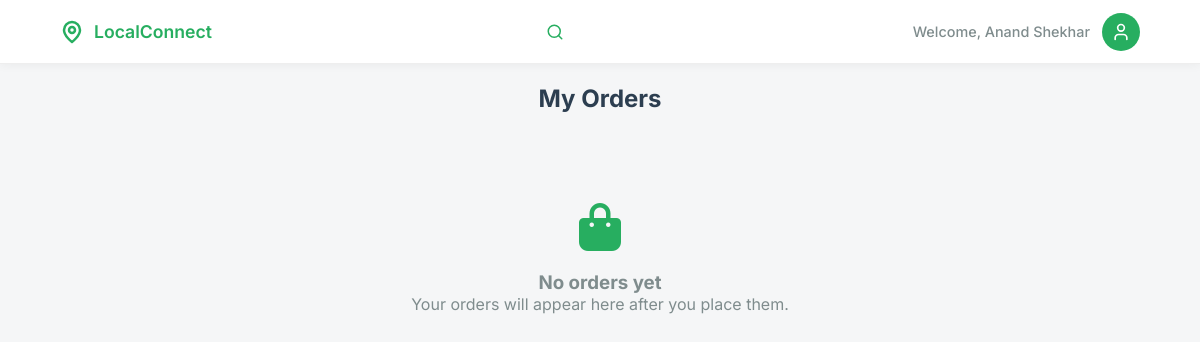
/customer/orders (signed in), run on an earlier commit of the app's database.
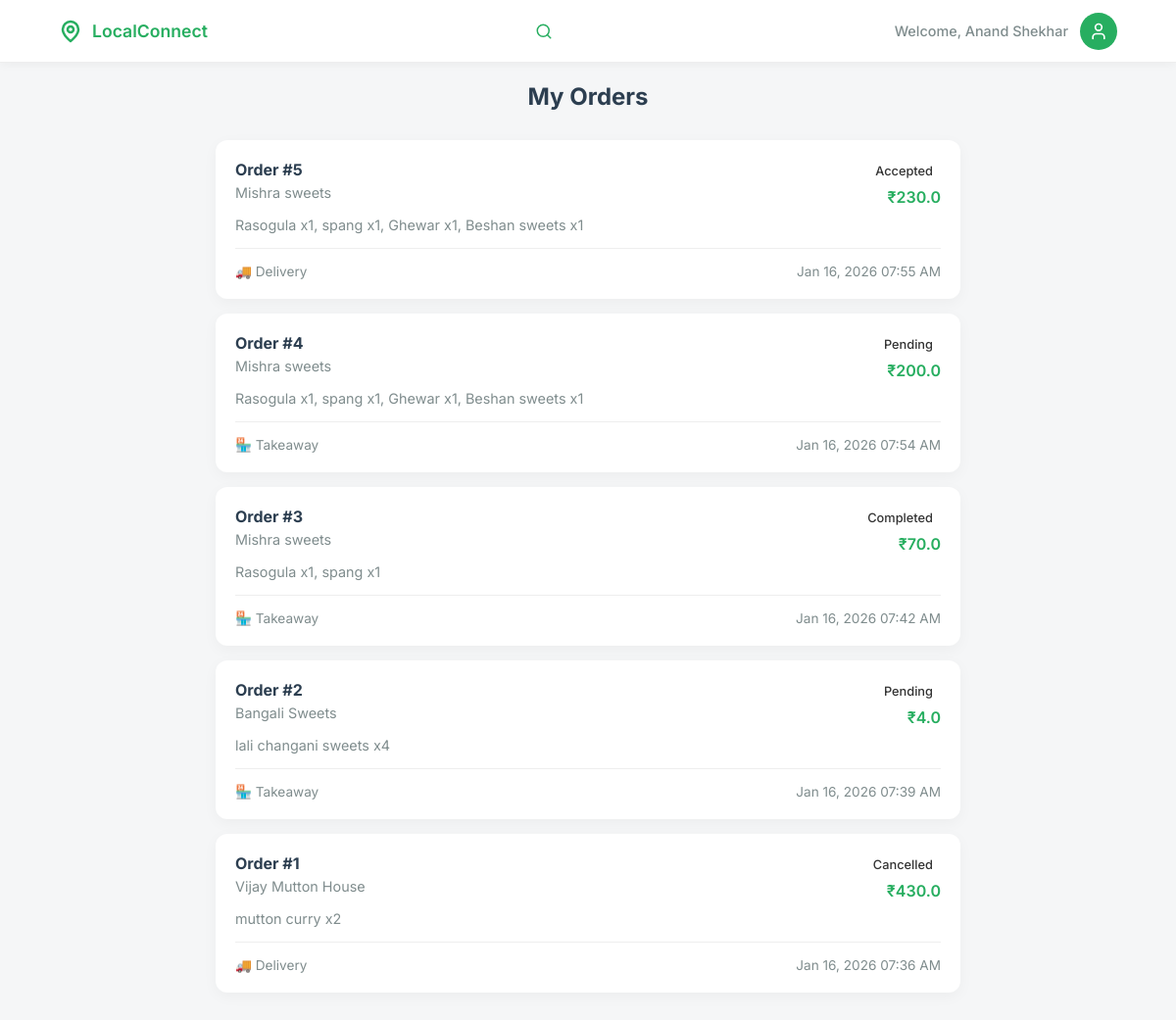
And on a later commit of the database.
### models/models.py (models this page shows, shortened)
class Order(db.Model):
    id = db.Column(db.Integer, primary_key=True)
    customer_id = db.Column(db.Integer, db.ForeignKey('customer.id'), nullable=False)
    vendor_id = db.Column(db.Integer, db.ForeignKey('vendor.id'), nullable=False)
    vendor_name = db.Column(db.String(100), nullable=False)
    customer_name = db.Column(db.String(100))
    customer_phone = db.Column(db.String(20))
    items = db.Column(db.Text, nullable=False)
    items_summary = db.Column(db.String(500))
    delivery_type = db.Column(db.String(20), nullable=False)
    payment_type = db.Column(db.String(20), nullable=False)
    total = db.Column(db.Float, nullable=False)
    status = db.Column(db.String(20), default='Pending')
    order_type = db.Column(db.String(20))
    customer_suggestion = db.Column(db.Text)
    rejection_reason = db.Column(db.Text)
    created_at = db.Column(db.DateTime, default=datetime.utcnow)
    review_rating = db.Column(db.Integer)
    review_comment = db.Column(db.Text)
    review_date = db.Column(db.DateTime)
    def get_items(self):
        return json.loads(self.items)

### app.py (the view)
@app.route('/customer/orders')
@customer_required
def customer_orders():
    user_id = session.get('user_id')
    orders_query = Order.query.filter_by(customer_id=user_id).order_by(Order.created_at.desc()).all()
    orders = [{
        'id': o.id,
        'vendor_name': o.vendor_name,
        'items': o.items,
        'delivery_type': o.delivery_type,
        'payment_type': o.payment_type,
        'total': o.total,
        'status': o.status,
        'created_at': o.created_at.isoformat(),
        'review_rating': o.review_rating,
        'review_comment': o.review_comment
    } for o in orders_query]
    return render_template('customer/orders.html', user_name=session.get('user_name'), user_id=user_id, orders=orders, orders_query=orders_query)

### app.py (called while the page is built)
def customer_required(f):
    @wraps(f)
    def decorated_function(*args, **kwargs):
        if 'user_id' not in session or session.get('user_role') != 'customer':
            flash('Access denied. Customer login required.', 'error')
            return redirect(url_for('sign_in'))
        return f(*args, **kwargs)
    return decorated_function

### templates/customer/orders.html (shortened to what this page needs)
<!DOCTYPE html>
<html lang="en">
<head>
    <link rel="stylesheet" href="/static/css/customer/base.css">
    <link rel="stylesheet" href="https://cdnjs.cloudflare.com/ajax/libs/font-awesome/6.0.0/css/all.min.css">
    <link rel="stylesheet" href="https://unpkg.com/leaflet@1.9.4/dist/leaflet.css" />
</head>
<body>
    <header class="navbar">
        <div class="nav-container">
            <div class="logo">
                <svg width="24" height="24" viewBox="0 0 24 24" fill="none" stroke="currentColor" stroke-width="2.5" stroke-linecap="round" stroke-linejoin="round">
                    <path d="M20 10c0 6-8 12-8 12s-8-6-8-12a8 8 0 0 1 16 0Z"></path>
                    <circle cx="12" cy="10" r="3"></circle>
                </svg>
                <span>LocalConnect</span>
            </div>
            <div class="search-wrapper" id="searchWrapper">
                <svg class="search-icon" width="18" height="18" viewBox="0 0 24 24" fill="none" stroke="currentColor" stroke-width="2" stroke-linecap="round" stroke-linejoin="round">
                    <circle cx="11" cy="11" r="8"></circle>
                    <line x1="21" y1="21" x2="16.65" y2="16.65"></line>
                </svg>
            </div>
            <div class="user-profile">
                <span class="welcome-text">Welcome, {{ user_name or 'Guest' }}</span>
                <div class="avatar" id="profileIcon">
                    <svg width="20" height="20" viewBox="0 0 24 24" fill="none" stroke="currentColor" stroke-width="2" stroke-linecap="round" stroke-linejoin="round">
                        <path d="M19 21v-2a4 4 0 0 0-4-4H9a4 4 0 0 0-4 4v2"></path>
                        <circle cx="12" cy="7" r="4"></circle>
                    </svg>
                </div>
            </div>
        </div>
    </header>
    <main class="content-wrapper">
        <div class="orders-container">
            <h2 class="page-title">My Orders</h2>
            <div class="orders-list" id="orders-list">
                {% if orders_query %}
                    {% for order in orders_query %}
                    <div class="order-card" onclick="showOrderDetails({{ order.id }})">
                        <div class="order-header">
                            <div class="order-info">
                                <h4>Order #{{ order.id }}</h4>
                                <p class="vendor-name">{{ order.vendor_name }}</p>
                            </div>
                            <div class="order-status">
                                <span class="status-badge {{ order.status }}">{{ order.status.replace('_', ' ').title() }}</span>
                                <span class="order-total">₹{{ order.total }}</span>
                            </div>
                        </div>
                        <div class="order-items">
                            <p>{% for item in order.get_items() %}{{ item.name }} x{{ item.qty }}{% if not loop.last %}, {% endif %}{% endfor %}</p>
                        </div>
                        <div class="order-meta">
                            <span class="order-type">{{ '🚚 Delivery' if order.delivery_type == 'delivery' else '🏪 Takeaway' }}</span>
                            <span class="order-date">{{ order.created_at.strftime('%b %d, %Y %I:%M %p') }}</span>
                        </div>
                    </div>
                    {% endfor %}
                {% else %}
                    <div style="text-align:center;padding:60px 20px;color:#7f8c8d;">
                        <i class="fa-solid fa-shopping-bag" style="font-size:48px;margin-bottom:20px;color:#27ae60;"></i>
                        <h3>No orders yet</h3>
                        <p>Your orders will appear here after you place them.</p>
                    </div>
                {% endif %}
            </div>
        </div>
    </main>
</body>
</html>

### static/css/customer/base.css (style rules this page uses)
:root { --bg-color: #f5f6f7; --primary-green: #27ae60; --dark-green: #219150; --text-main: #333; --text-dark: #2c3e50; --text-gray: #7f8c8d; --text-light: #7f8c8d; --card-shadow: 0 4px 15px rgba(0,0,0,0.04); --border-radius: 18px; --bg-light: #f5f7f8; --bg-gray: #f5f7f8; }
* { margin: 0; padding: 0; box-sizing: border-box; transition: all 0.3s cubic-bezier(0.25, 0.8, 0.25, 1); }
body { font-family: 'Inter', sans-serif; background-color: var(--bg-color); color: var(--text-main); overflow-x: hidden; }
.navbar { background: white; height: 64px; display: flex; align-items: center; padding: 0 5%; box-shadow: 0 1px 10px rgba(0,0,0,0.05); position: sticky; top: 0; z-index: 1000; border-bottom: 1px solid #eee; }
.nav-container { width: 100%; max-width: 1200px; margin: 0 auto; display: flex; justify-content: space-between; align-items: center; gap: 15px; }
.logo { display: flex; align-items: center; gap: 10px; color: var(--primary-green); font-weight: 600; font-size: 1.1rem; cursor: pointer; }
.search-wrapper { position: relative; width: 400px; flex: 1; max-width: 450px; transition: all 0.3s ease; }
.search-wrapper.collapsed { width: 40px; max-width: 40px; }
.search-icon { position: absolute; right: 18px; top: 50%; transform: translateY(-50%); color: var(--primary-green); cursor: pointer; }
.user-profile { display: flex; align-items: center; gap: 12px; position: relative; }
.welcome-text { font-size: 0.9rem; color: var(--text-gray); font-weight: 500; }
.avatar { width: 38px; height: 38px; background: var(--primary-green); border-radius: 50%; display: flex; align-items: center; justify-content: center; color: white; font-weight: 600; cursor: pointer; transition: all 0.3s ease; }
.orders-container { max-width: 800px; margin: 0 auto; padding: 20px; }
.page-title { text-align: center; margin-bottom: 30px; color: var(--text-dark); }
.order-card { background: white; border-radius: 12px; padding: 20px; margin-bottom: 15px; box-shadow: var(--card-shadow); cursor: pointer; transition: all 0.3s ease; }
.order-header { display: flex; justify-content: space-between; align-items: flex-start; margin-bottom: 10px; }
.order-info h4 { margin: 0 0 5px 0; color: var(--text-dark); }
.vendor-name { margin: 0; color: var(--text-gray); font-size: 0.9rem; }
.order-status { text-align: right; }
.status-badge { padding: 4px 8px; border-radius: 12px; font-size: 0.8rem; font-weight: 500; display: block; margin-bottom: 5px; }
.order-total { font-weight: 600; color: var(--primary-green); }
.order-items p { margin: 10px 0; color: var(--text-gray); font-size: 0.9rem; }
.order-meta { display: flex; justify-content: space-between; align-items: center; margin-top: 15px; padding-top: 15px; border-top: 1px solid #eee; font-size: 0.85rem; color: var(--text-gray); }

What changed in the data, as far as the page shows it:
added Order: id "5", vendor_name "Mishra sweets", status.replace "Accepted", total "230.0", name "Rasogula" "spang" "Ghewar" "Beshan sweets", qty "1" "1" "1" "1", delivery_type "🚚 Delivery", created_at "Jan 16, 2026 07:55 AM"
added Order: id "4", vendor_name "Mishra sweets", status.replace "Pending", total "200.0", name "Rasogula" "spang" "Ghewar" "Beshan sweets", qty "1" "1" "1" "1", delivery_type "🏪 Takeaway", created_at "Jan 16, 2026 07:54 AM"
added Order: id "3", vendor_name "Mishra sweets", status.replace "Completed", total "70.0", name "Rasogula" "spang", qty "1" "1", delivery_type "🏪 Takeaway", created_at "Jan 16, 2026 07:42 AM"
added Order: id "2", vendor_name "Bangali Sweets", status.replace "Pending", total "4.0", name "lali changani sweets", qty "4", delivery_type "🏪 Takeaway", created_at "Jan 16, 2026 07:39 AM"
added Order: id "1", vendor_name "Vijay Mutton House", status.replace "Cancelled", total "430.0", name "mutton curry", qty "2", delivery_type "🚚 Delivery", created_at "Jan 16, 2026 07:36 AM"
Also different on the page:
text no longer shown: "No orders yet Your orders will appear here after you place them."
